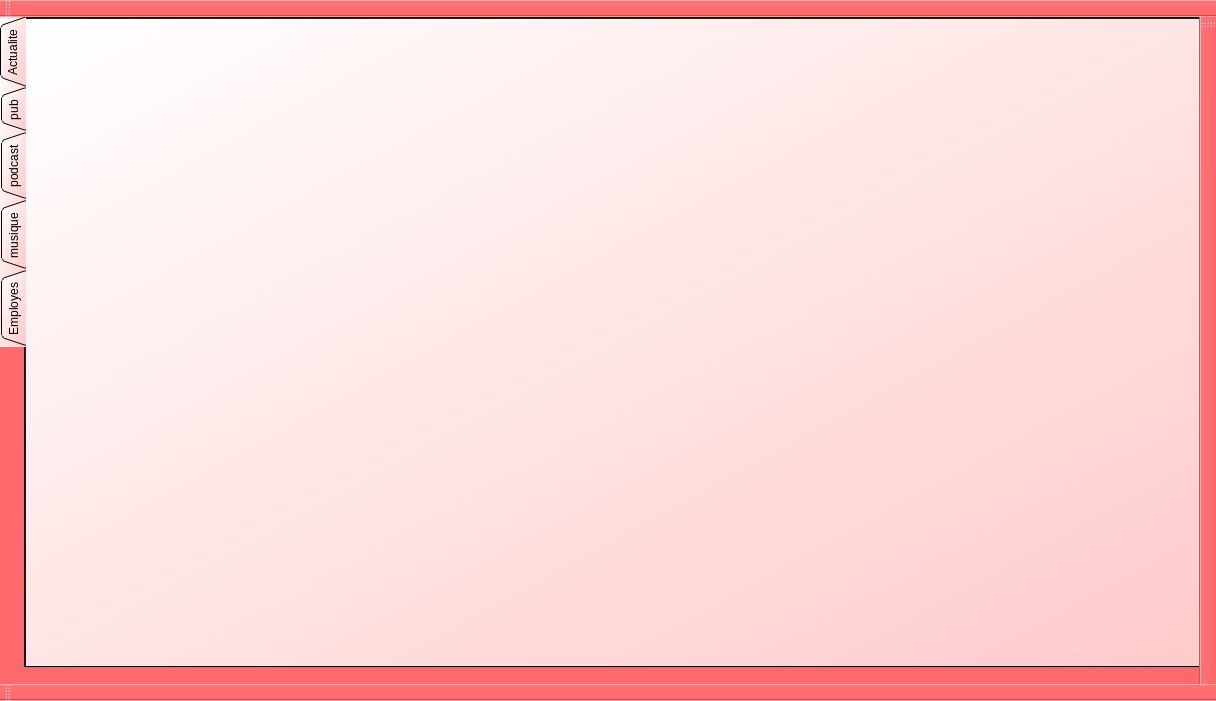
<?xml version="1.0" encoding="UTF-8"?>
<ui version="4.0">
 <class>MainWindow</class>
 <widget class="QMainWindow" name="MainWindow">
  <property name="geometry">
   <rect>
    <x>0</x>
    <y>0</y>
    <width>1216</width>
    <height>701</height>
   </rect>
  </property>
  <property name="windowTitle">
   <string>MainWindow</string>
  </property>
  <property name="styleSheet">
   <string notr="true">background-color: rgb(255, 105, 107);</string>
  </property>
  <widget class="QWidget" name="centralwidget">
   <widget class="QTabWidget" name="tabWidget">
    <property name="geometry">
     <rect>
      <x>0</x>
      <y>0</y>
      <width>1201</width>
      <height>651</height>
     </rect>
    </property>
    <property name="layoutDirection">
     <enum>Qt::LeftToRight</enum>
    </property>
    <property name="styleSheet">
     <string notr="true">background-color: qlineargradient(spread:pad, x1:0, y1:0, x2:1, y2:1, stop:0 rgba(255, 255, 255, 255), stop:1 rgba(255, 202, 202, 255));
</string>
    </property>
    <property name="tabPosition">
     <enum>QTabWidget::West</enum>
    </property>
    <property name="tabShape">
     <enum>QTabWidget::Triangular</enum>
    </property>
    <property name="currentIndex">
     <number>0</number>
    </property>
    <widget class="QWidget" name="tab_1">
     <attribute name="title">
      <string>Actualite</string>
     </attribute>
    </widget>
    <widget class="QWidget" name="tab_2">
     <attribute name="title">
      <string>pub</string>
     </attribute>
    </widget>
    <widget class="QWidget" name="tab_3">
     <attribute name="title">
      <string>podcast</string>
     </attribute>
    </widget>
    <widget class="QWidget" name="tab_4">
     <attribute name="title">
      <string>musique</string>
     </attribute>
    </widget>
    <widget class="QWidget" name="tab_5">
     <attribute name="title">
      <string>Employes</string>
     </attribute>
    </widget>
   </widget>
  </widget>
  <widget class="QMenuBar" name="menubar">
   <property name="geometry">
    <rect>
     <x>0</x>
     <y>0</y>
     <width>1216</width>
     <height>26</height>
    </rect>
   </property>
  </widget>
  <widget class="QToolBar" name="toolBar">
   <property name="windowTitle">
    <string>toolBar</string>
   </property>
   <attribute name="toolBarArea">
    <enum>TopToolBarArea</enum>
   </attribute>
   <attribute name="toolBarBreak">
    <bool>false</bool>
   </attribute>
  </widget>
  <widget class="QToolBar" name="toolBar_2">
   <property name="windowTitle">
    <string>toolBar_2</string>
   </property>
   <attribute name="toolBarArea">
    <enum>BottomToolBarArea</enum>
   </attribute>
   <attribute name="toolBarBreak">
    <bool>false</bool>
   </attribute>
  </widget>
  <widget class="QToolBar" name="toolBar_3">
   <property name="windowTitle">
    <string>toolBar_3</string>
   </property>
   <attribute name="toolBarArea">
    <enum>RightToolBarArea</enum>
   </attribute>
   <attribute name="toolBarBreak">
    <bool>false</bool>
   </attribute>
  </widget>
 </widget>
 <resources/>
 <connections/>
</ui>
